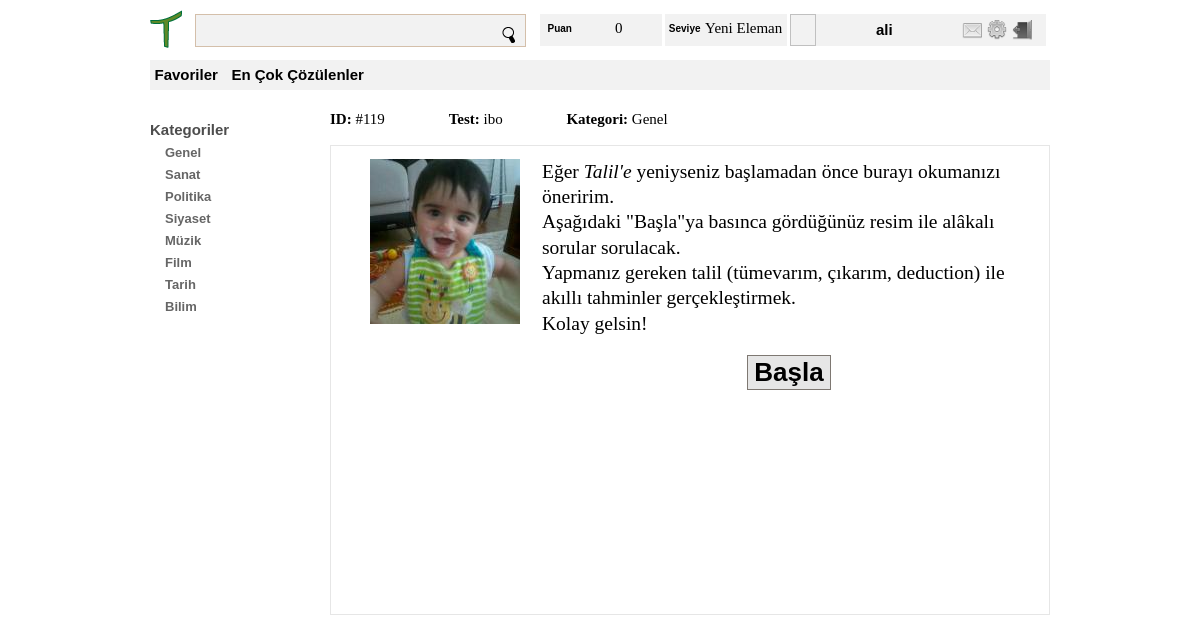
Screenshot of /test.php?id=119 (signed in) with the database file from the repository.
### tables this page shows
CREATE TABLE IF NOT EXISTS `test_kategorileri` (
  `id` int(5) NOT NULL AUTO_INCREMENT,
  `kategori` varchar(50) NOT NULL,
  `ust_kategori_id` int(5) NOT NULL DEFAULT '0',
  PRIMARY KEY (`id`),
  KEY `ust_kategori_id` (`ust_kategori_id`)
);

CREATE TABLE IF NOT EXISTS `testler` (
  `id` int(10) NOT NULL AUTO_INCREMENT,
  `olusturan_id` int(10) NOT NULL,
  `zorluk_id` int(3) NOT NULL,
  `etiket` varchar(100) DEFAULT NULL,
  `aciklama` varchar(300) DEFAULT NULL,
  `olusturulma_tarihi` varchar(100) DEFAULT NULL,
  `kategori_id` int(4) NOT NULL,
  `cozulme_sayisi` int(30) NOT NULL,
  PRIMARY KEY (`id`),
  UNIQUE KEY `etiket` (`etiket`),
  KEY `olusturan_id` (`olusturan_id`),
  KEY `zorluk_derecesi_id` (`zorluk_id`),
  KEY `kategori_id` (`kategori_id`)
);

### essek/class.Cevap.php (called while the page is built, shortened)
<?php
	class Cevap
	{
		private $govdeDosyasi = "";
		public function giydir($html, $uygulama_adi = null)
		{
			$govde = $this->govdeGiydir();
			return $this;
		}
		private function govdeGiydir()
		{
			include_once ($this->govdeDosyasi);
			return ob_get_clean();
		}
		public function ataGovdeDosyasi($govdeDosyasi)
		{
			$this->govdeDosyasi = $govdeDosyasi;
			return $this;
		}
	}
?>

### essek/sql/class.Mysql.php (called while the page is built, shortened)
<?php
require_once str_replace('\\', '/', dirname(__DIR__)) . '/class.Mesaj.php';
class Mysql extends Surucu
{
	public $host = "localhost";
	public $kullanici = "root";
	public $sifre = "";
	public $mysqli = null;
	public $mysqliSonuc = null;
	public $etkilenenSatirSayisi = - 1;
	public function calistir($sorgu)
	{
		$gcc_etkilenenSatirSayisi = $this->etkilenenSatirSayisi;
		$this->etkilenenSatirSayisi = 0;
		try
		{
			$sonuc = $this->mysqli->query($sorgu);
			if ($sonuc)
			{
				if ($sonuc instanceof MySQLi_Result)
				{
					$this->mysqliSonuc = $sonuc;
					$this->mysqliSonucMevcutmu = true;
					$this->etkilenenSatirSayisi = $this->mysqli->affected_rows;
				}
				else
				{
					$this->etkilenenSatirSayisi = $this->mysqli->affected_rows;
					$this->sonEklenen = $this->mysqli->insert_id;
				}
			}
			else
			{
				throw new exSorguHatasi($sorgu, $this->mysqli->errno, $this->mysqli->error);
			}
		}
		catch (mysqli_sql_exception $hata)
		{
			$this->etkilenenSatirSayisi = $gcc_etkilenenSatirSayisi;
			throw new exSorguHatasi($sorgu, $hata->getCode(), $hata->getMessage());
		}
	}
	public function sonuc($cokSatirli = false)
	{
		$mesaj = new Mesaj();
		if ($cokSatirli)
		{
			$mesaj->ataMesaj($this->mysqliSonuc->fetch_all(MYSQLI_ASSOC));
		}
		else
		{
			$mesaj->ataMesaj($this->mysqliSonuc->fetch_assoc());
		}
		return $mesaj;
	}
	protected function baglan($veritabani)
	{
		try
		{
			$this->mysqli = new MySQLi($this->host, $this->kullanici, $this->sifre, $veritabani);
		}
		catch (mysqli_sql_exception $hata)
		{
			throw new exBaglantiHatasi($this->host, $this->kullanici, $hata->getCode(), $hata->getMessage());
		}
	}
	protected function ilkSorgulariGerceklestir()
	{
		$ilkSorgular = array(
				"SET NAMES 'utf8'",
				"SET CHARACTER SET utf8",
				"SET COLLATION_CONNECTION = 'utf8_turkish_ci'"
		);
	}
}
?>

### essek/sql/class.SQL.php (called while the page is built, shortened)
<?php
class SQL
{
	public $sorgu;
	private $surucu;
	public function __construct($surucu)
	{
		$this->sorgu = "";
		$this->surucu = $surucu;
	}
	public function calistir()
	{
		if ($this->surucu != null)
		{
			$this->surucu->calistir($this->sorgu);
		}
	}
	public function select($sutunlar = null)
	{
		if (is_string($sutunlar))
		{
			$sutunlar = array(
					$sutunlar
			);
		}
		$this->sorgu = sprintf("SELECT %s", implode(", ", $sutunlar));
		return $this;
	}
	public function from($tablolar)
	{
		if (is_string($tablolar))
		{
			$tablolar = (array) $tablolar;
		}
		$this->sorgu .= sprintf(" FROM %s", implode(", ", $tablolar));
		return $this;
	}
	public function where($sutunlarDegerler = null, $post = false)
	{
		$gecici = " WHERE";
		$this->sorgu .= $gecici;
		return $this;
	}
	public function filtre($sutun, $deger, $operator = null,  $post = false)
	{
		if ($operator == null || $operator == "")
		{
			$operator = "=";
		}
		$deger = $this->degerPOST($deger, $post);
		$deger = $this->degerSorgu($deger);
		$this->sorgu .= " " . $sutun . " " . $operator . " " . $deger;
		return $this;
	}
	public function filtreString($filtre)
	{
		$this->sorgu .= " ".$filtre;
		return $this;
	}
	public function ve()
	{
		$this->sorgu .= " AND ";
		return $this;
	}
	private function degerPOST($deger, $post)
	{
		return $deger;
	}
	private function degerSorgu($deger)
	{
		if (is_object($deger))
		{
			$deger = $this->sorguyaHazirla($deger->scalar);
		}
		else if (is_string($deger))
		{
			$deger = $this->tirnakla($this->sorguyaHazirla($deger));
		}
		return $deger;
	}
	private function tirnakla($deger)
	{
		if (is_numeric($deger))
		{
			return $deger;
		}
	}
	private function sorguyaHazirla($deger)
	{
		if (is_numeric($deger))
		{
			return $deger;
		}
	}
}
?>

### essek/class.Mesaj.php (called while the page is built, shortened)
<?php
class Mesaj
{
	private $mesaj;
	public function __construct()
	{
		$this->mesaj = true;
	}
	public function ataMesaj($mesaj)
	{
		$this->mesaj = $mesaj;
	}
	public function alMesaj()
	{
		return $this->mesaj;
	}
}
?>

### sablon/anasayfa/tl_as_menu.phtml (the view)
<?php
$talil = new Mysql('talil');
try
{
	Mysql::sql($talil)
	->select('*')
	->from('test_kategorileri')
	->calistir();
	if ($talil->etkilenenSatirSayisi > 0)
	{
		$kategoriler = $talil->sonuc(true)->alMesaj();
	}
}
catch (exVeritabani $hata){}
?>
<div id="menu">
	<dl>
		<dt>Kategoriler</dt>
		<dd>
			<ul>
				<?php
					foreach($kategoriler as $k)
					{
						echo '<li>'.$k['kategori'].'</li>';
					}
				?>
			</ul>
		</dd>
	</dl>
</div>

### sablon/anasayfa/test.phtml (shortened to what this page needs)
<?php
try
{
	$talil = new Mysql('talil');
	$id = $_GET['id'];
	Mysql::sql($talil)
	->select('t.etiket AS testEtiket, concat(d.dizin, d.ad) AS img, d.yukseklik AS y, d.genislik AS g, k.kategori')
	->from('testler AS t, dosyalar AS d, test_kategorileri AS k')
	->where()
	->filtre('t.id', $id)->ve()
	->filtreString('t.id = d.test_id')->ve()
	->filtreString('t.kategori_id = k.id')->ve()
	->filtreString('d.ad LIKE "%parmak%"')->ve()
	->filtreString('d.durum_id = 2')
	->calistir();
	if ($talil->etkilenenSatirSayisi > 0)
	{
		$test = $talil->sonuc()->alMesaj();
	}
}
catch (exVeritabani $hata)
{
}
include_once 'tl_as_ust.phtml';
?>
<div id="dolma" class="arac_cubugu fl_tmr">
	<?php include_once 'tl_as_menu.phtml';?>
	<div id="icerik">
		<div id="test">
			<div id="bilgiler">
				<span><b>ID: </b>#<?php echo $id;?></span>
				<span class="kydr_sg_4"><b>Test: </b><?php echo $test["testEtiket"];?></span>
				<span class="kydr_sg_4"><b>Kategori: </b><?php echo $test["kategori"];?></span>
			</div>
			<div class="soru kutu">
				<div class="soru_resim">
					<img src="<?php echo $test["img"];?>">
				</div>
				<div class="soru_icerik">
					<p class="soru_metin">
						Eğer <i>Talil'e</i> yeniyseniz başlamadan önce burayı okumanızı öneririm.<br/>
						Aşağıdaki "Başla"ya basınca gördüğünüz resim ile alâkalı sorular sorulacak. <br/>
						Yapmanız gereken talil (tümevarım, çıkarım, deduction) ile akıllı tahminler gerçekleştirmek.<br/>
						Kolay gelsin!
					</p>
					<div class="t_orta">
						<input type="button" class="btn_gnl btn_testi_baslat el_goster" value="Başla" id="testi_baslat"/>
					</div>
				</div>
			</div>
		</div>
	</div>
</div>

### sablon/kaynaklar/css/ilklendirme.css (style rules this page uses)
body { margin: 0; padding: 0; color: #000; font-size: 62.5%; line-height: 1.3; cursor: default; font-family: Arial, Helvetica, sans-serif; }
ul, ol, dl , li { padding: 0; margin: 0; list-style-type: none; }
h1, h2, h3, h4, h5, h6, p { margin-top: 0; }

### sablon/kaynaklar/css/ortak.css (style rules this page uses)
.fl_tmr { overflow:auto; }
.kydr_sg_4 { margin-left:4em; }
.t_orta { text-align:center; }
.kutu { border: thin solid #E6E6E6; }
.rnk_mtn, #menu li { color: #666666 }
.rnk_frm_bslk, .rnk_ab_lnk, #menu dt { color: #4D4D4D; }
.btn_gnl { background-color: #E6E6E6; border: thin solid #7E7872; font-weight: 900; }
.arac_cubugu { width: 90em; margin: 0 auto; margin-top: 1em; }

### sablon/anasayfa/css/anasayfa.css (style rules this page uses)
#menu { width:20%; float:left; margin-top:2em; }
#menu dd { margin-left:1.5em; }
#menu dt { font-size:1.5em; font-weight:bolder; }
#menu li { font-size:1.3em; margin-top:0.4em; font-weight:bold; cursor:pointer; }
#icerik { width:80%; float:right; margin-bottom: 2em; }
#icerik #test { margin-top:1em; font-family:"Times New Roman", serif; }
#test #bilgiler { font-size:1.5em; margin-bottom:1em; }
.btn_testi_baslat { font-size:2em; }
.soru { height:35em; padding-left:3em; padding-top:1em; padding-right:1em; font-size:1.3em; }
.soru_resim { float:left; width:10em; height:15em; }
.soru_icerik { float:right; width:38em; }
.soru_metin { font-size:1.5em; }

### rows the page displays
test_kategorileri: kategori "Genel"
test_kategorileri: kategori "Sanat"
test_kategorileri: kategori "Politika"
test_kategorileri: kategori "Siyaset"
test_kategorileri: kategori "Müzik"
test_kategorileri: kategori "Film"
test_kategorileri: kategori "Tarih"
test_kategorileri: kategori "Bilim"
testler: etiket "ibo", kategori.kategori "Genel"

### other values shown
Oturum::al("kullanici")["puan"] "0"
Oturum::al("kullanici")["seviye"] "Yeni Eleman"
Oturum::al("kullanici")["kullanici_adi"] "ali"
$id "119"
